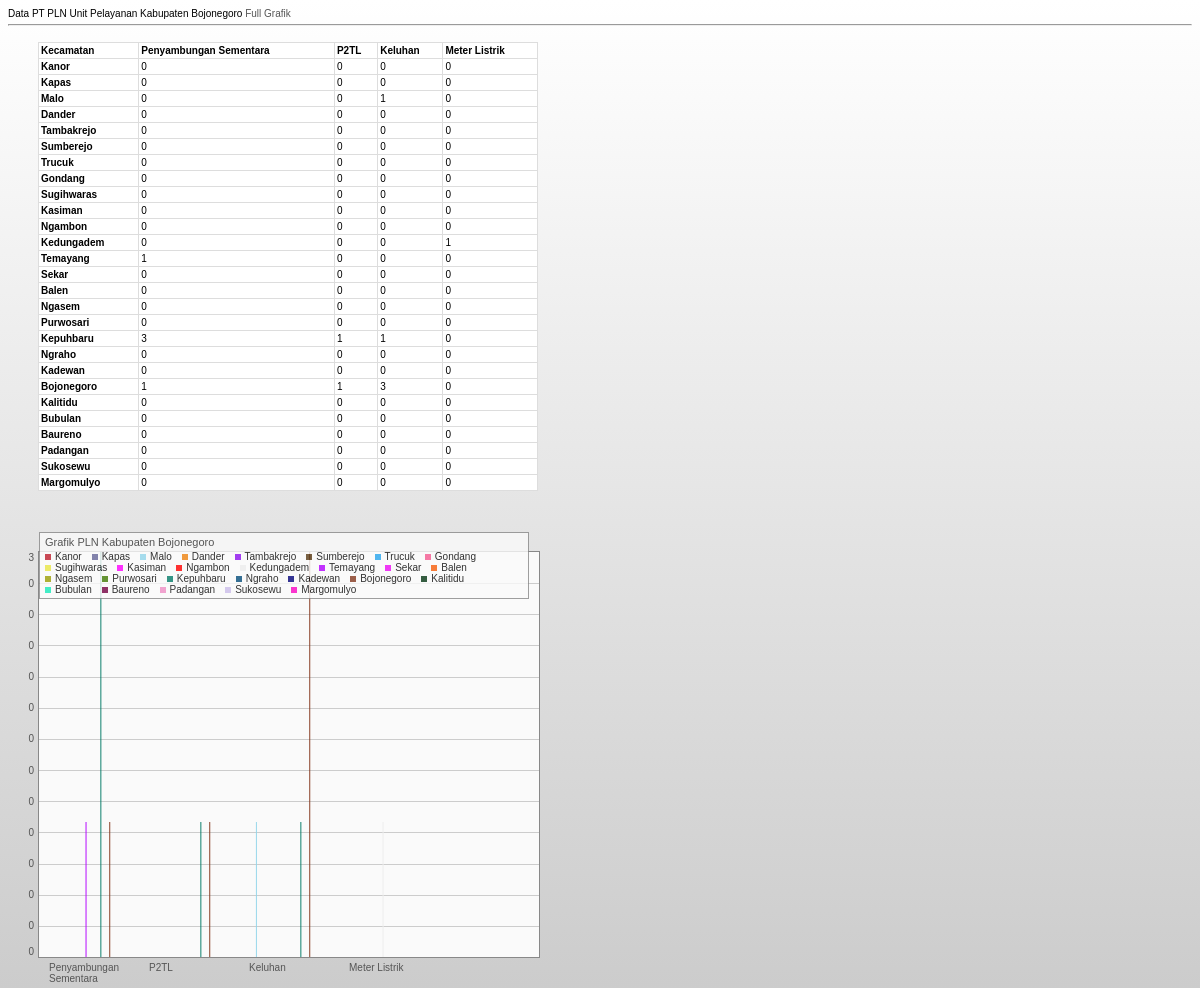
Screenshot of /page/komponen/grafik/index.php with the database file from the repository.
### tables this page shows
CREATE TABLE IF NOT EXISTS `t_grafik` (
  `id_grafik` int(30) NOT NULL AUTO_INCREMENT,
  `kecamatan` varchar(30) NOT NULL,
  `penyambungan_sementara` int(30) NOT NULL,
  `p2tl` int(30) NOT NULL,
  `keluhan` int(30) NOT NULL,
  `meter_listrik` int(30) NOT NULL,
  PRIMARY KEY (`id_grafik`)
);

### page/komponen/grafik/index.php (the view, shortened to what this page needs)
<!DOCTYPE HTML PUBLIC "-//W3C//DTD HTML 4.01 Transitional//EN" "http://www.w3.org/TR/html4/loose.dtd">
<html>
<head>
<link rel="stylesheet" href="plugin/chart/css/demopage.css" type="text/css"/>
<link rel="stylesheet" href="plugin/chart/css/visualize.jQuery.css" type="text/css"/>
<script language="javascript">
// Fungsi untuk membuat Chart Grafik
$(function(){
	// Membuat beberapa type Chart
	$('table').visualize({title: 'Grafik PLN Kabupaten Bojonegoro',height: '500'});
});
</script>
</head>
<body style="
	background: -webkit-gradient(linear, left top, left bottom, from(#ffffff), to(#ccc));
	background: -moz-linear-gradient(top, #ffffff, #ccc);
	filter: progid:DXImageTransform.Microsoft.gradient(startColorstr='#ffffff', endColorstr='#ccc');
	-ms-filter: progid:DXImageTransform.Microsoft.gradient(startColorstr='#ffffff', endColorstr='#ccc');
<div>
<h1 align="">Data PT PLN Unit Pelayanan Kabupaten Bojonegoro</h1>
<a style="
	text-decoration:none;
    color:#555555;
    " href="fullGraf.php" target="_blank" title="Klik untuk melihat grafik yang lebih Lengkap">Full Grafik</a>
<hr><br>
<table>
<thead>
<tr>
    <th>Kecamatan</th>
	<th>Penyambungan Sementara</th>
    <th>P2TL</th>
    <th>Keluhan</th>
    <th>Meter Listrik</th>
</tr>
</thead>
<tbody>
<?php
$query_grafik = mysql_query("select * from t_grafik");
$i=1;
while($show_grafik = mysql_fetch_array($query_grafik)){ ?>
<tr>
    <th><?=@$show_grafik[1];?></th>
    <td><?=@$show_grafik[2];?></td>
    <td><?=@$show_grafik[3];?></td>
    <td><?=@$show_grafik[4];?></td>
    <td><?=@$show_grafik[5];?></td>
</tr>
<? $i++;} ?>
</tbody>
</table>
<br><br>
</body>
</html>

### rows the page displays
t_grafik: kecamatan "Kanor", penyambungan_sementara "0", p2tl "0", keluhan "0", meter_listrik "0"
t_grafik: kecamatan "Kapas", penyambungan_sementara "0", p2tl "0", keluhan "0", meter_listrik "0"
t_grafik: kecamatan "Malo", penyambungan_sementara "0", p2tl "0", keluhan "1", meter_listrik "0"
t_grafik: kecamatan "Dander", penyambungan_sementara "0", p2tl "0", keluhan "0", meter_listrik "0"
t_grafik: kecamatan "Tambakrejo", penyambungan_sementara "0", p2tl "0", keluhan "0", meter_listrik "0"
t_grafik: kecamatan "Sumberejo", penyambungan_sementara "0", p2tl "0", keluhan "0", meter_listrik "0"
t_grafik: kecamatan "Trucuk", penyambungan_sementara "0", p2tl "0", keluhan "0", meter_listrik "0"
t_grafik: kecamatan "Gondang", penyambungan_sementara "0", p2tl "0", keluhan "0", meter_listrik "0"
t_grafik: kecamatan "Sugihwaras", penyambungan_sementara "0", p2tl "0", keluhan "0", meter_listrik "0"
t_grafik: kecamatan "Kasiman", penyambungan_sementara "0", p2tl "0", keluhan "0", meter_listrik "0"
t_grafik: kecamatan "Ngambon", penyambungan_sementara "0", p2tl "0", keluhan "0", meter_listrik "0"
t_grafik: kecamatan "Kedungadem", penyambungan_sementara "0", p2tl "0", keluhan "0", meter_listrik "1"
t_grafik: kecamatan "Temayang", penyambungan_sementara "1", p2tl "0", keluhan "0", meter_listrik "0"
t_grafik: kecamatan "Sekar", penyambungan_sementara "0", p2tl "0", keluhan "0", meter_listrik "0"
t_grafik: kecamatan "Balen", penyambungan_sementara "0", p2tl "0", keluhan "0", meter_listrik "0"
t_grafik: kecamatan "Ngasem", penyambungan_sementara "0", p2tl "0", keluhan "0", meter_listrik "0"
t_grafik: kecamatan "Purwosari", penyambungan_sementara "0", p2tl "0", keluhan "0", meter_listrik "0"
t_grafik: kecamatan "Kepuhbaru", penyambungan_sementara "3", p2tl "1", keluhan "1", meter_listrik "0"
t_grafik: kecamatan "Ngraho", penyambungan_sementara "0", p2tl "0", keluhan "0", meter_listrik "0"
t_grafik: kecamatan "Kadewan", penyambungan_sementara "0", p2tl "0", keluhan "0", meter_listrik "0"
t_grafik: kecamatan "Bojonegoro", penyambungan_sementara "1", p2tl "1", keluhan "3", meter_listrik "0"
t_grafik: kecamatan "Kalitidu", penyambungan_sementara "0", p2tl "0", keluhan "0", meter_listrik "0"
t_grafik: kecamatan "Bubulan", penyambungan_sementara "0", p2tl "0", keluhan "0", meter_listrik "0"
t_grafik: kecamatan "Baureno", penyambungan_sementara "0", p2tl "0", keluhan "0", meter_listrik "0"
t_grafik: kecamatan "Padangan", penyambungan_sementara "0", p2tl "0", keluhan "0", meter_listrik "0"
t_grafik: kecamatan "Sukosewu", penyambungan_sementara "0", p2tl "0", keluhan "0", meter_listrik "0"
t_grafik: kecamatan "Margomulyo", penyambungan_sementara "0", p2tl "0", keluhan "0", meter_listrik "0"
